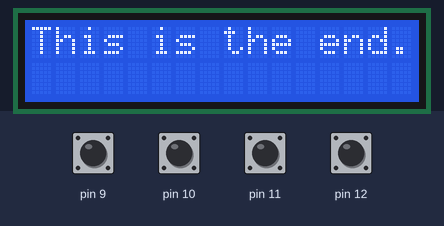
Simulated run of this sketch. Board: Arduino Uno, built with avr-gcc and run on an emulated ATmega328P. Shown: 16×2 character LCD. The test bench sets the inputs (shaded band); at power-on: pin 9–12 HIGH.

Above: at 1.2 s.
1.3 s: pin 9 pulled LOW for 1.25 s
At 3.4 s:
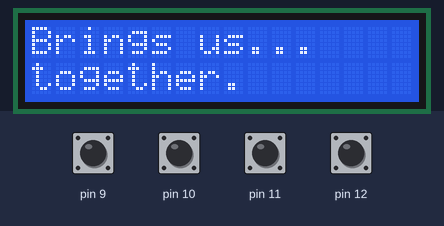
5.1 s: pin 10 pulled LOW for 1.25 s
At 6.9 s:
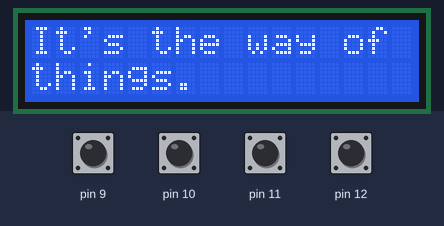
7.8 s: pin 11 pulled LOW for 1.25 s
At 9.5 s:
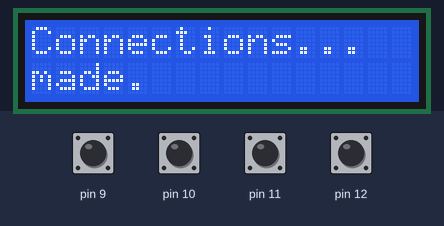
10.5 s: pin 12 pulled LOW for 1.25 s
At 11.1 s:
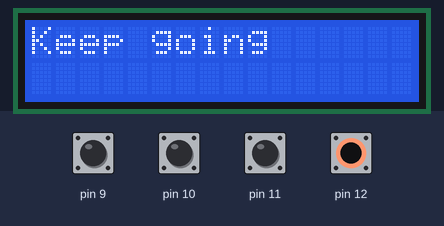
13.2 s: pin 9 driven LOW and pin 10 driven LOW and pin 11 driven LOW and pin 12 driven LOW
At 14.7 s:
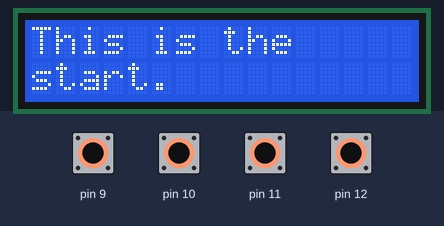
15.8 s: pin 9 driven HIGH
At 17.1 s:
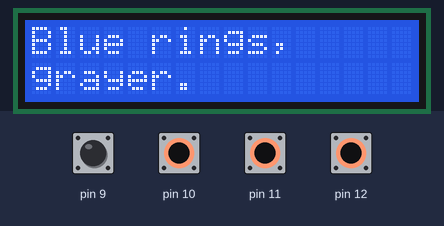
Timing chart, 0 to 18.8 s (numbered marks = the images above; inputs shaded):
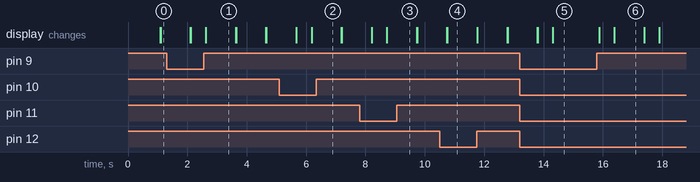

Measured:
- after the input at 1.3 s, the display: first differs from a run without the input after 0.81 s (image 1 shows a later state)
- after the input at 5.1 s, the display: first differs from a run without the input after 0.58 s (image 2 shows a later state)
- after the input at 7.8 s, the display: first differs from a run without the input after 0.42 s (image 3 shows a later state)
- after the input at 10.5 s, the display: first differs from a run without the input after 0.26 s (image 4)
- after the input at 13.2 s, the display: first differs from a run without the input after 0.61 s (image 5 shows a later state)
- after the input at 15.8 s, the display: first changes after 0.08 s (image 6 shows a later state)
- what the display in image 1 shows lasts 1.0 s, from 2.6 s to 3.6 s

The sketch:

poetic_hardware_final_project.ino
```cpp
#include "Wire.h"
#include "Adafruit_LiquidCrystal.h"

Adafruit_LiquidCrystal lcd(0);

void setup() {
  pinMode(12, INPUT_PULLUP);
  pinMode(11, INPUT_PULLUP);
  pinMode(10, INPUT_PULLUP);
  pinMode(9, INPUT_PULLUP);

  lcd.begin(16, 2);
}

void loop() {
  lcd.setCursor(0, 0);
  digitalWrite(12, HIGH);
  digitalWrite(11, HIGH);
  digitalWrite(10, HIGH);
  digitalWrite(9, HIGH);
  int wireStatus=digitalRead(12);
  int wireStatus2=digitalRead(11);
  int wireStatus3=digitalRead(10);
  int wireStatus4=digitalRead(9);
//1
if ((wireStatus==LOW) && (wireStatus2==LOW) && (wireStatus3==LOW) && (wireStatus4==LOW)) {
    lcd.print("This is the");
    delay(500);
    lcd.setCursor(0,1);
    lcd.print("start.");
  }
//2
else if ((wireStatus==LOW) && (wireStatus2==LOW) && (wireStatus3==LOW) && (wireStatus4==HIGH)) {
  lcd.print("Blue rings,");
  delay(500);
  lcd.setCursor(0,1);
  lcd.print("grayer.");
  delay(1000);
  lcd.clear();
  }
//3
else if ((wireStatus==LOW) && (wireStatus2==LOW) && (wireStatus3==HIGH) && (wireStatus4==LOW)) {
  lcd.print("They've changed.");
  delay(1000);
  lcd.clear();
  }
//4
else if ((wireStatus==LOW) && (wireStatus2==LOW) && (wireStatus3==HIGH) && (wireStatus4==HIGH)) {
  lcd.print("It's going to");
  delay(500);
  lcd.setCursor(0,1);
  lcd.print("be okay.");
  delay(1000);
  lcd.clear();
  }
//5
else if ((wireStatus==LOW) && (wireStatus2==HIGH) && (wireStatus3==LOW) && (wireStatus4==LOW)) {
  lcd.print("Electricity");
  delay(1000);
  lcd.clear();
  }
//6
else if ((wireStatus==LOW) && (wireStatus2==HIGH) && (wireStatus3==LOW) && (wireStatus4==HIGH)) {
  lcd.print("Five (5) wires.");
  delay(1000);
  lcd.clear();
  }
//7
else if ((wireStatus==LOW) && (wireStatus2==HIGH) && (wireStatus3==HIGH) && (wireStatus4==LOW)) {
  lcd.print("Live wires.");
  delay(1000);
  lcd.clear();
  }
//8
else if ((wireStatus==LOW) && (wireStatus2==HIGH) && (wireStatus3==HIGH) && (wireStatus4==HIGH)) {
  lcd.print("Keep going");
  delay(1000);
  lcd.clear();
  }
//9
else if ((wireStatus==HIGH) && (wireStatus2==LOW) && (wireStatus3==LOW) && (wireStatus4==LOW)) {
  lcd.print("Water conducts.");
  delay(1000);
  lcd.clear();
  }
//10
else if ((wireStatus==HIGH) && (wireStatus2==LOW) && (wireStatus3==LOW) && (wireStatus4==HIGH)) {
  lcd.print("Inter-activity.");
  delay(1000);
  lcd.clear();
  }
//11
else if ((wireStatus==HIGH) && (wireStatus2==LOW) && (wireStatus3==HIGH) && (wireStatus4==LOW)) {
  lcd.print("Thrice soldered");
  delay(500);
  lcd.setCursor(0,1);
  lcd.print("circuit.");
  delay(1000);
  lcd.clear();
  }
//12
else if ((wireStatus==HIGH) && (wireStatus2==LOW) && (wireStatus3==HIGH) && (wireStatus4==HIGH)) {
  lcd.print("Connections...");
  delay(500);
  lcd.setCursor(0,1);
  lcd.print("made.");
  delay(1000);
  lcd.clear();
  }
//13
else if ((wireStatus==HIGH) && (wireStatus2==HIGH) && (wireStatus3==LOW) && (wireStatus4==LOW)) {
  lcd.print("Connections...");
  delay(500);
  lcd.setCursor(0,1);
  lcd.print("broken.");
  delay(1000);
  lcd.clear();
  }
//14
else if ((wireStatus==HIGH) && (wireStatus2==HIGH) && (wireStatus3==LOW) && (wireStatus4==HIGH)) {
  lcd.print("It's the way of");
  delay(500);
  lcd.setCursor(0,1);
  lcd.print("things.");
  delay(1000);
  lcd.clear();
  }
//15
else if ((wireStatus==HIGH) && (wireStatus2==HIGH) && (wireStatus3==HIGH) && (wireStatus4==LOW)) {
  lcd.print("Brings us...");
  delay(500);
  lcd.setCursor(0,1);
  lcd.print("together.");
  delay(1000);
  lcd.clear();
  }
//16
else if ((wireStatus==HIGH) && (wireStatus2==HIGH) && (wireStatus3==HIGH) && (wireStatus4==HIGH)) {
  lcd.print("This is the end.");
  delay(1000);
  lcd.clear();
}
}
```
